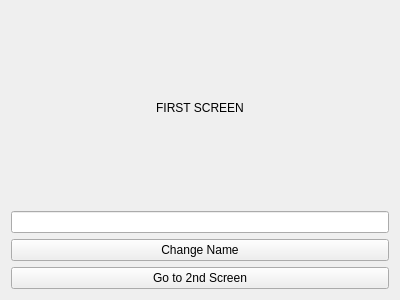
<?xml version="1.0" encoding="UTF-8"?>
<ui version="4.0">
 <class>Frame</class>
 <widget class="QFrame" name="Frame">
  <property name="geometry">
   <rect>
    <x>0</x>
    <y>0</y>
    <width>400</width>
    <height>300</height>
   </rect>
  </property>
  <property name="windowTitle">
   <string>Frame</string>
  </property>
  <layout class="QVBoxLayout" name="verticalLayout_2">
   <item>
    <layout class="QVBoxLayout" name="verticalLayout">
     <item>
      <widget class="QLabel" name="name_label">
       <property name="text">
        <string>FIRST SCREEN</string>
       </property>
       <property name="alignment">
        <set>Qt::AlignCenter</set>
       </property>
      </widget>
     </item>
     <item>
      <widget class="QLineEdit" name="name_line_edit"/>
     </item>
     <item>
      <widget class="QPushButton" name="change_name_button">
       <property name="text">
        <string>Change Name</string>
       </property>
      </widget>
     </item>
     <item>
      <widget class="QPushButton" name="go_to_second_button">
       <property name="text">
        <string>Go to 2nd Screen</string>
       </property>
      </widget>
     </item>
    </layout>
   </item>
  </layout>
 </widget>
 <resources/>
 <connections/>
</ui>
